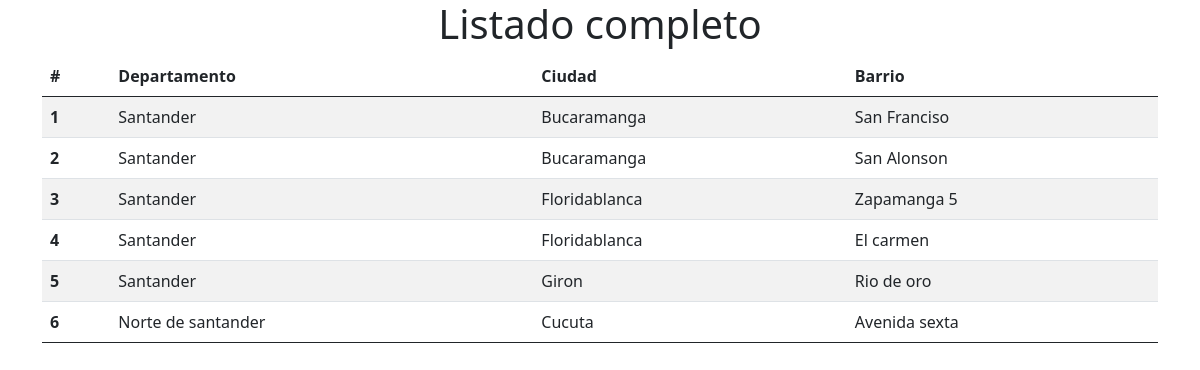
Before: /locations with the older database file.
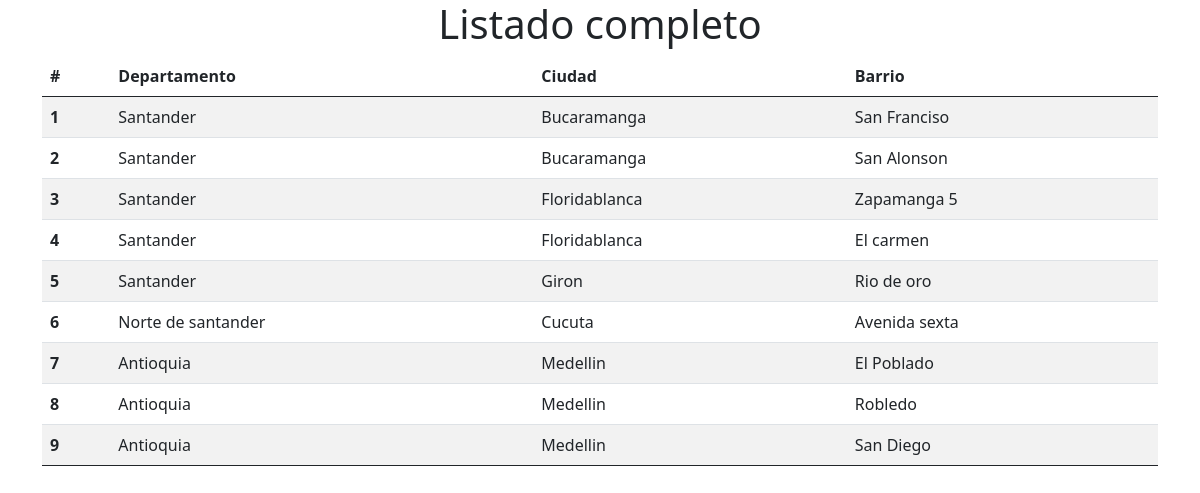
After: the same page with the newer database file.
### locations/models.py (models this page shows, shortened)
class Department(models.Model):
    name = models.CharField(max_length=50)

class City(models.Model):
    department_id = models.ForeignKey(Department, on_delete=models.CASCADE)
    name = models.CharField(max_length=50)

class District(models.Model):
    city_id = models.ForeignKey(City, on_delete=models.CASCADE)
    name = models.CharField(max_length=50)

### locations/views.py (the view)
# urls.py: path('locations', views.all),
def all(request):
    data = []
    departments = Department.objects.all()
    for d in departments:
        cities = City.objects.filter(department_id = d.id).all()
        for c in cities:
            districts = District.objects.filter(city_id = c.id).all()
            for di in districts:
                data.append([d.name, c.name, di.name])
    context = {
        "data": data
    }
    template_name = 'locations/todo.html'
    return render(request, template_name, context)

### locations/templates/locations/todo.html (shortened to what this page needs)
{% extends 'base.html' %}
{% block content %}
    <table class="table table-striped">
        <thead>
            <tr>
                <th scope="col">#</th>
                <th scope="col">Departamento</th>
                <th scope="col">Ciudad</th>
                <th scope="col">Barrio</th>
            </tr>
        </thead>
        <tbody>
            {% for d in data %}
                <tr>
                    <th> {{ forloop.counter }} </th>
                    <td> {{ d.0 }} </td>
                    <td> {{ d.1 }} </td>
                    <td> {{ d.2 }} </td>
                </tr>
            {% endfor %}
        </tbody>
{% endblock %}

### locations/templates/base.html (shortened to what this page needs)
<!DOCTYPE html>
<html lang="en">
    <head>
        <link href="https://cdn.jsdelivr.net/npm/bootstrap@5.0.2/dist/css/bootstrap.min.css" rel="stylesheet">
    </head>
    <body>
        <div class="container">
            <div class="text-center">
                <h1>
                </h1>
            </div>
            <div class="row">
                <div class="col">
                    {% block content %}{% endblock %}
                </div>
            </div>
        </div>
    </body>
</html>

Changed rows visible on the page:
added Department: name "Antioquia" "Antioquia" "Antioquia"
added City: name "Medellin" "Medellin" "Medellin"
added District: name "El Poblado"
added District: name "Robledo"
added District: name "San Diego"
Other visible differences:
new list line: "7"
new list line: "8"
new list line: "9"
